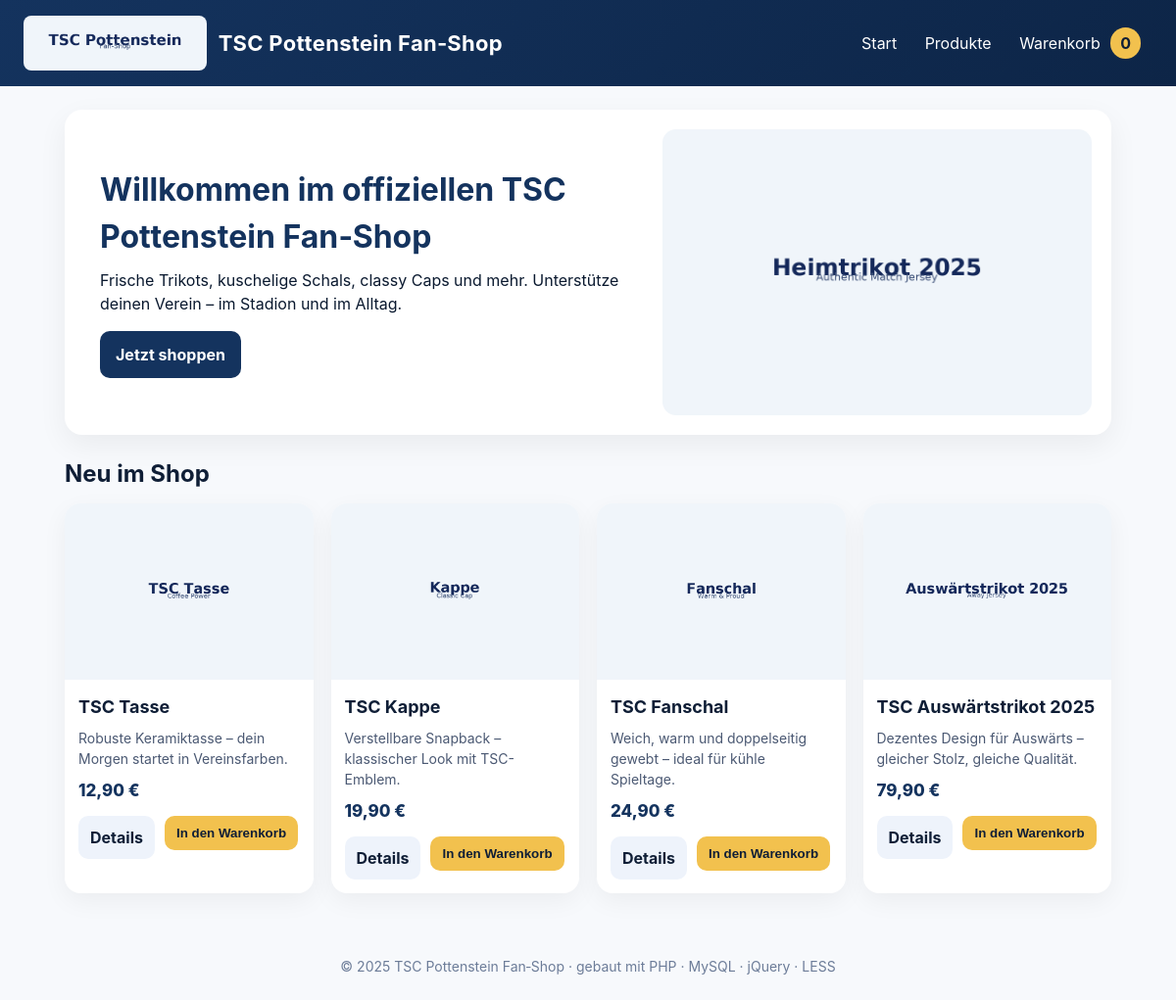
The page / on the database its author committed.
### tables this page shows
CREATE TABLE `products` (
  `id` INT AUTO_INCREMENT PRIMARY KEY,
  `category_id` INT NOT NULL,
  `name` VARCHAR(200) NOT NULL,
  `description` TEXT,
  `price` DECIMAL(10,2) NOT NULL,
  `image` VARCHAR(200) NOT NULL,
  CONSTRAINT `fk_products_category` FOREIGN KEY (`category_id`) REFERENCES `categories`(`id`) ON DELETE RESTRICT
);

### functions.php (called while the page is built, shortened)
<?php
function format_price($n) {
    return number_format((float)$n, 2, ',', '.') . ' €';
}
function fetch_products(PDO $pdo, $category_id = null, $limit = null) {
    if ($category_id) {
        $sql = "SELECT * FROM products WHERE category_id = ? ORDER BY id DESC";
        if ($limit) $sql .= " LIMIT " . (int)$limit;
        $stmt = $pdo->prepare($sql);
        $stmt->execute([$category_id]);
    } else {
        $sql = "SELECT * FROM products ORDER BY id DESC";
        if ($limit) $sql .= " LIMIT " . (int)$limit;
        $stmt = $pdo->query($sql);
    }
    return $stmt->fetchAll();
}
?>

### index.php (the view, shortened to what this page needs)
<?php include 'header.php'; ?>
  <section class="hero">
    <div class="hero-text">
      <h1>Willkommen im offiziellen TSC Pottenstein Fan‑Shop</h1>
      <p>Frische Trikots, kuschelige Schals, classy Caps und mehr. Unterstütze deinen Verein – im Stadion und im Alltag.</p>
      <a class="cta" href="products.php">Jetzt shoppen</a>
    </div>
    <img src="assets/img/heimtrikot.png" alt="TSC Heimtrikot">
  </section>
  <h2 style="margin:22px 0 12px 0;">Neu im Shop</h2>
  <div class="grid">
    <?php
      $products = fetch_products($pdo, null, 4);
      foreach ($products as $p):
    ?>
      <div class="card">
        <img src="assets/img/<?php echo htmlspecialchars($p['image']); ?>" alt="<?php echo htmlspecialchars($p['name']); ?>">
        <div class="pad">
          <h3><?php echo htmlspecialchars($p['name']); ?></h3>
          <p class="desc"><?php echo htmlspecialchars($p['description']); ?></p>
          <div class="price"><?php echo format_price($p['price']); ?></div>
          <div class="actions">
            <a class="btn ghost" href="product.php?id=<?php echo (int)$p['id']; ?>">Details</a>
            <form class="add-to-cart-form" method="post" action="cart_action.php" style="display:inline;">
              <button class="btn primary" type="submit">In den Warenkorb</button>
            </form>
          </div>
        </div>
      </div>
    <?php endforeach; ?>
  </div>
<?php include 'footer.php'; ?>

### assets/css/styles.css (style rules this page uses)
* { box-sizing:border-box }
html,body { margin:0;padding:0 }
body { font-family:-apple-system,BlinkMacSystemFont,"Segoe UI",Roboto,"Helvetica Neue",Arial,"Noto Sans","Apple Color Emoji","Segoe UI Emoji",sans-serif;background:#f7f9fc;color:#0f1e36;line-height:1.5 }
a { color:#14335E;text-decoration:none }
.hero { display:grid;grid-template-columns:1.3fr 1fr;gap:20px;background:#fff;border-radius:18px;padding:20px;box-shadow:0 10px 30px rgba(0,0,0,.06);align-items:center }
.hero .hero-text { padding:10px 16px }
.hero h1 { margin:0 0 8px 0;font-size:32px;color:#14335E }
.hero p { margin:0 0 16px 0;color:#0a192f }
.hero .cta { display:inline-block;background:#14335E;color:#fff;padding:12px 16px;border-radius:10px;font-weight:700 }
.hero img { width:100%;height:auto;border-radius:14px }
.grid { display:grid;grid-template-columns:repeat(auto-fill,minmax(230px,1fr));gap:18px }
.card { background:#fff;border-radius:16px;box-shadow:0 8px 26px rgba(0,0,0,.05);overflow:hidden;display:flex;flex-direction:column }
.card img { width:100%;height:180px;object-fit:cover }
.card .pad { padding:14px }
.card h3 { margin:0 0 8px 0;font-size:18px;color:#0f1e36 }
.card p.desc { margin:0 0 10px 0;color:#4b5973;font-size:14px;min-height:40px }
.card .price { font-weight:800;font-size:17px;color:#14335E }
.card .actions { margin-top:12px;display:flex;gap:10px }
.card .btn { border:none;padding:10px 12px;border-radius:10px;cursor:pointer;font-weight:700 }
.card .btn.primary { background:#F2C14E;color:#0f1e36 }
.card .btn.ghost { background:#eef3fb;color:#0f1e36 }

### rows shown on the page
products: image (picture), name "TSC Tasse", description "Robuste Keramiktasse – dein Morgen startet in Vereinsfarben.", price "12,90 €"
products: image (picture), name "TSC Kappe", description "Verstellbare Snapback – klassischer Look mit TSC-Emblem.", price "19,90 €"
products: image (picture), name "TSC Fanschal", description "Weich, warm und doppelseitig gewebt – ideal für kühle Spieltage.", price "24,90 €"
products: image (picture), name "TSC Auswärtstrikot 2025", description "Dezentes Design für Auswärts – gleicher Stolz, gleiche Qualität.", price "79,90 €"

### other values the page prints
get_cart_count() "0"
